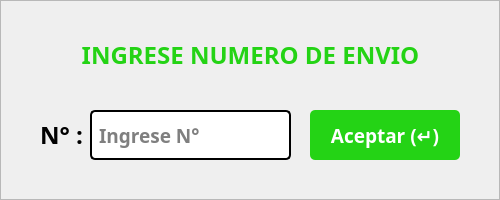
    <widget class="QFrame" name="frmAlertaIngresaNumeroEnvio">
     <property name="geometry">
      <rect>
       <x>710</x>
       <y>440</y>
       <width>500</width>
       <height>200</height>
      </rect>
     </property>
     <property name="styleSheet">
      <string notr="true">#frmAlertaIngresaNumeroEnvio{background-color: rgb(255, 255, 255);
color: rgb(0, 0, 0);
border:none;
border-radius: 10px;
border: 2px solid #D9D9D9;}</string>
     </property>
     <property name="frameShape">
      <enum>QFrame::StyledPanel</enum>
     </property>
     <property name="frameShadow">
      <enum>QFrame::Raised</enum>
     </property>
     <widget class="QLabel" name="label_8">
      <property name="geometry">
       <rect>
        <x>30</x>
        <y>25</y>
        <width>441</width>
        <height>60</height>
       </rect>
      </property>
      <property name="font">
       <font>
        <family>Poppins</family>
        <pointsize>18</pointsize>
        <weight>75</weight>
        <bold>true</bold>
       </font>
      </property>
      <property name="styleSheet">
       <string notr="true">color: #24D315;</string>
      </property>
      <property name="text">
       <string>INGRESE NUMERO DE ENVIO</string>
      </property>
      <property name="alignment">
       <set>Qt::AlignCenter</set>
      </property>
     </widget>
     <widget class="QPushButton" name="btnAceptarNumeroEnvio">
      <property name="geometry">
       <rect>
        <x>310</x>
        <y>110</y>
        <width>150</width>
        <height>50</height>
       </rect>
      </property>
      <property name="font">
       <font>
        <family>Poppins</family>
        <pointsize>14</pointsize>
        <weight>75</weight>
        <bold>true</bold>
       </font>
      </property>
      <property name="cursor">
       <cursorShape>PointingHandCursor</cursorShape>
      </property>
      <property name="styleSheet">
       <string notr="true">background-color: rgb(36, 211, 21);
color: rgb(255, 255, 255);
border:none;
border-radius: 5px;</string>
      </property>
      <property name="text">
       <string>Aceptar (↵)</string>
      </property>
      <property name="flat">
       <bool>false</bool>
      </property>
     </widget>
     <widget class="QLabel" name="label_9">
      <property name="geometry">
       <rect>
        <x>40</x>
        <y>110</y>
        <width>51</width>
        <height>50</height>
       </rect>
      </property>
      <property name="font">
       <font>
        <family>Poppins</family>
        <pointsize>18</pointsize>
        <weight>75</weight>
        <bold>true</bold>
       </font>
      </property>
      <property name="text">
       <string>N° :</string>
      </property>
     </widget>
     <widget class="QLineEdit" name="txtNumeroDeEnvio">
      <property name="geometry">
       <rect>
        <x>90</x>
        <y>110</y>
        <width>201</width>
        <height>50</height>
       </rect>
      </property>
      <property name="font">
       <font>
        <family>Poppins</family>
        <pointsize>14</pointsize>
        <weight>75</weight>
        <bold>true</bold>
       </font>
      </property>
      <property name="styleSheet">
       <string notr="true">background-color: rgb(255, 255, 255);
color: rgb(0, 0, 0);
border-radius: 5px;
border: 2px solid #000;
padding: 5px</string>
      </property>
      <property name="text">
       <string/>
      </property>
      <property name="placeholderText">
       <string>Ingrese N°</string>
      </property>
     </widget>
    </widget>
